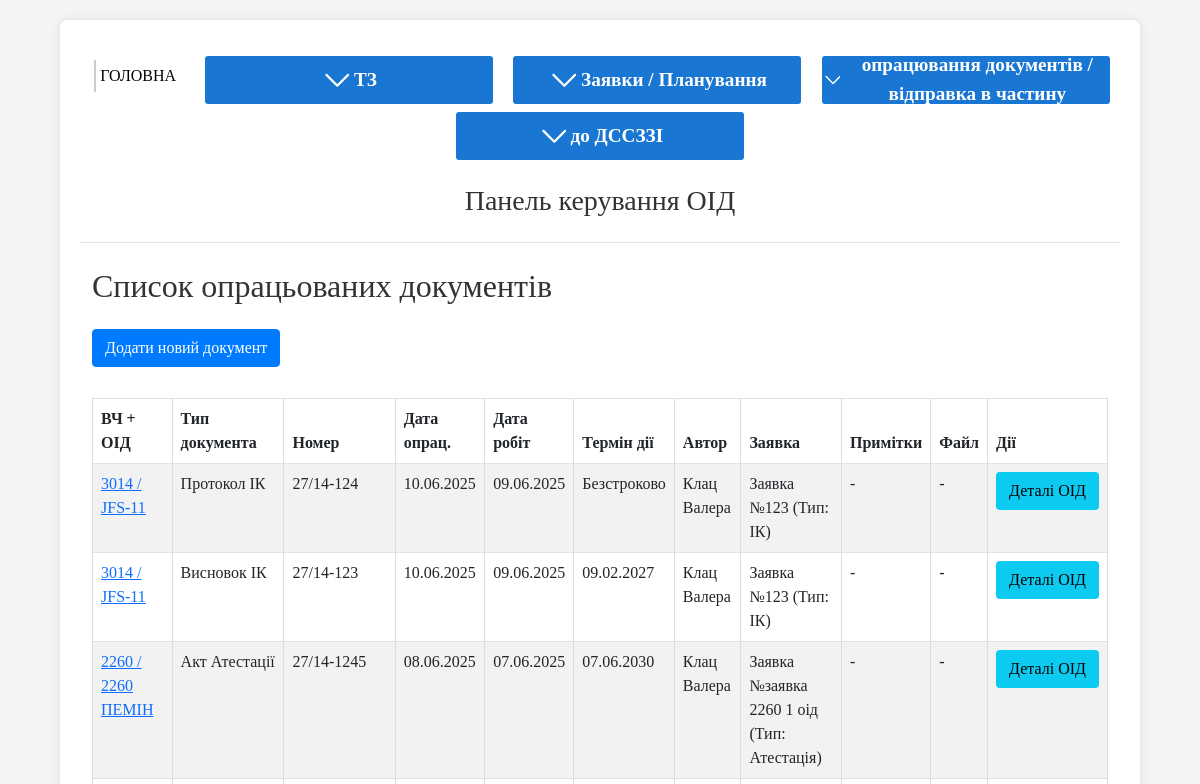
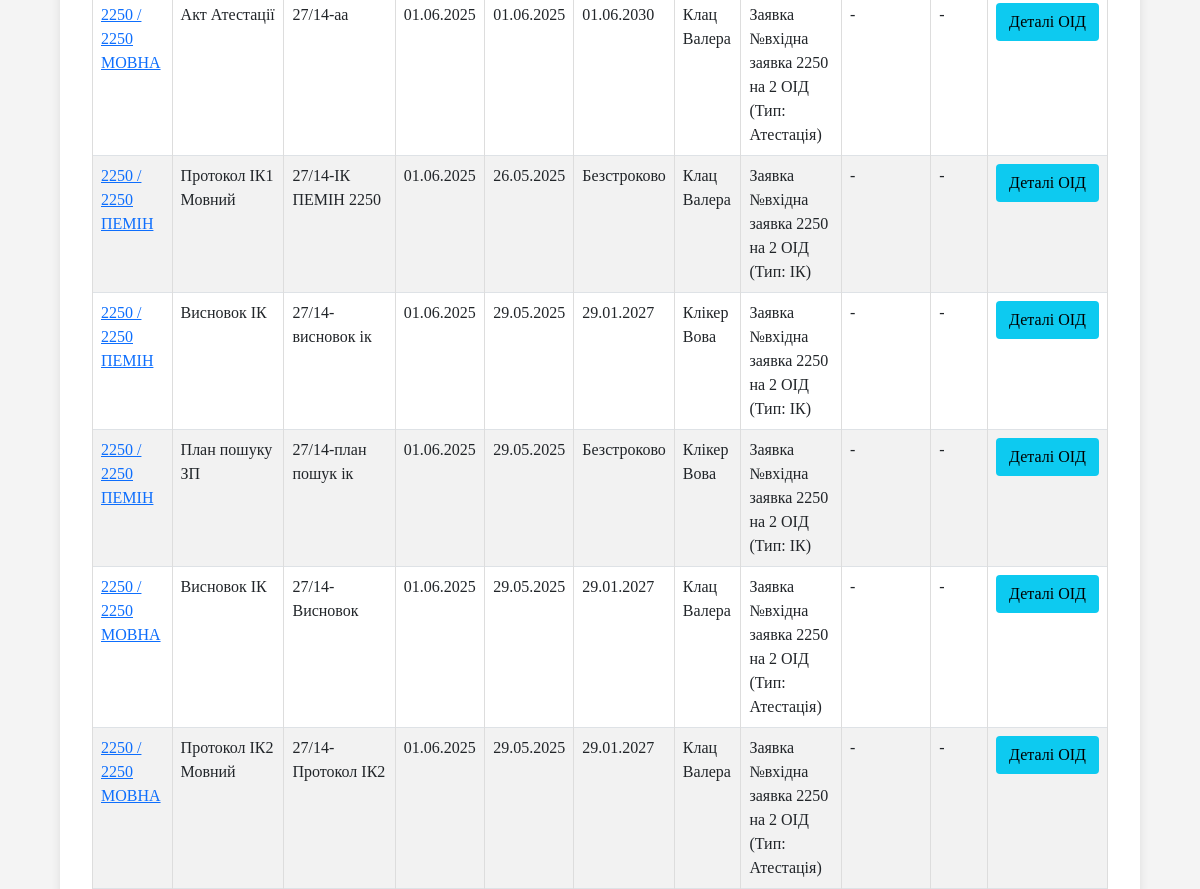
Before: /oids/documents/ (signed in, upper part) with the older database file (2 pictures, top to bottom).
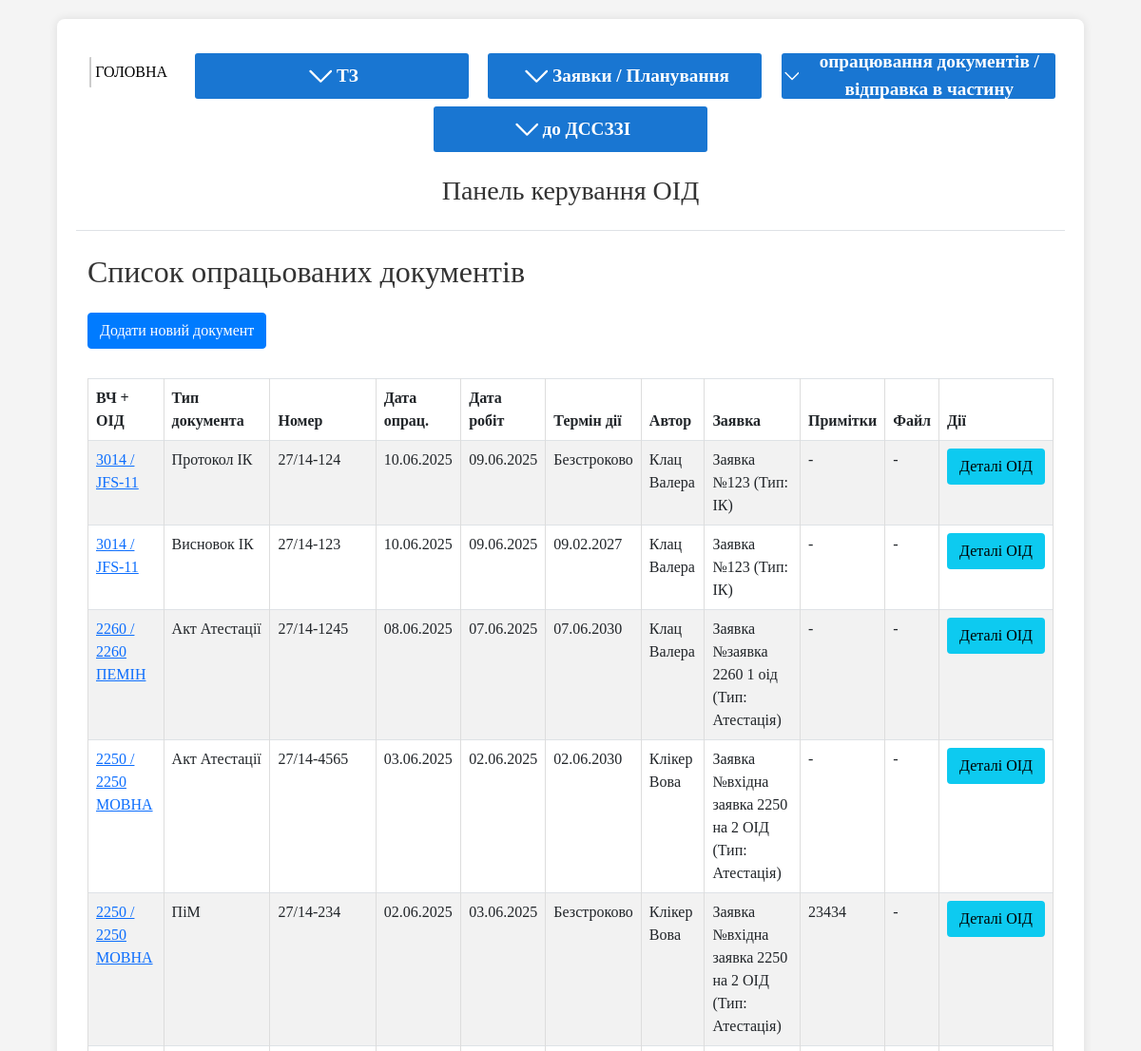
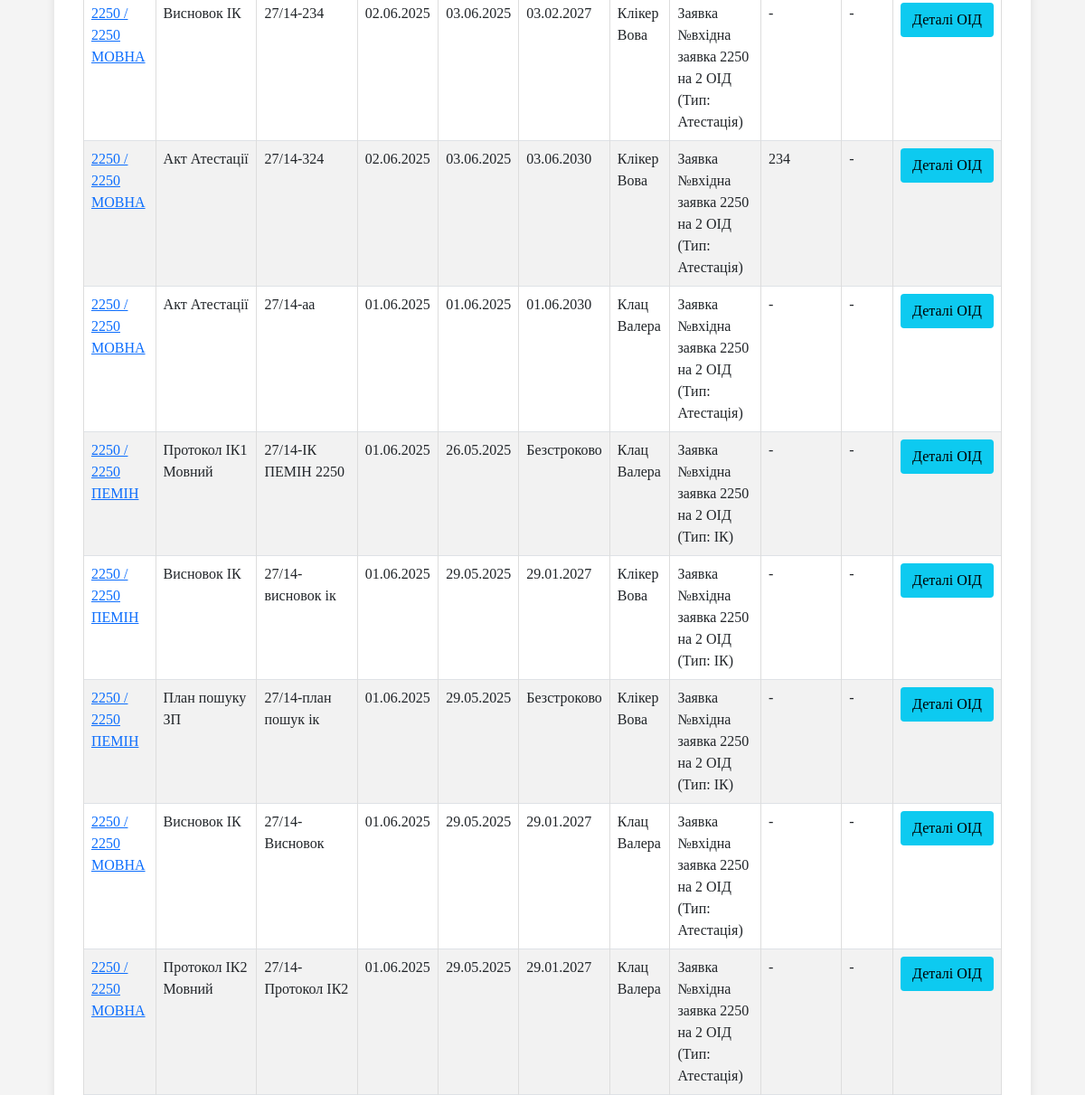
After: the same page with the newer database file (2 pictures, top to bottom).
### oids/models.py (models this page shows, shortened)
class Document(models.Model):
    oid = models.ForeignKey(
        OID,
        on_delete=models.CASCADE,
        verbose_name="ОІД",
        related_name='documents'
    )
    work_request_item = models.ForeignKey(
        WorkRequestItem,
        on_delete=models.SET_NULL,
        blank=True,
        null=True,
        verbose_name="Елемент заявки",
        related_name='produced_documents'
    )
    document_type = models.ForeignKey(
        DocumentType,
        on_delete=models.PROTECT,
        verbose_name="Тип документа"
    )
    document_number = models.CharField(max_length=50, default='27/14-', verbose_name="Підготовлений № документа")
    process_date = models.DateField(verbose_name="Дата опрацювання") # Дата внесення документа
    work_date = models.DateField(verbose_name="Дата проведення робіт") # Дата, коли роботи фактично проводилися
    author = models.ForeignKey(
        'Person', # Використовуємо рядок
        on_delete=models.SET_NULL,
        null=True,
        blank=True,
        verbose_name="Автор документа",
        related_name='authored_documents'
    )
    attachment = models.FileField(upload_to="attestation_docs/", blank=True, null=True, verbose_name="Прикріплений файл (Опційно)")
    note = models.TextField(blank=True, null=True, verbose_name="Примітки")
    created_at = models.DateTimeField(auto_now_add=True, verbose_name="Дата створення запису")
    updated_at = models.DateTimeField(auto_now=True, verbose_name="Дата останнього оновлення")
    expiration_date = models.DateField(verbose_name="Дата завершення дії", blank=True, null=True)
    history = HistoricalRecords()
    attestation_registration_sent = models.ForeignKey(
        'AttestationRegistration', # Використовуємо рядок
        on_delete=models.SET_NULL, # Якщо запис про відправку видаляється, інформація в документі залишається, але без зв'язку
        null=True,
        blank=True,
        verbose_name="Відправлено на реєстрацію ДССЗЗІ (в складі листа)",
        related_name="registered_documents" # Дозволить отримати всі документи в цій відправці
    )
    dsszzi_registered_number = models.CharField(
        max_length=50,
        blank=True,
        null=True,
        verbose_name="Зареєстрований номер в ДССЗЗІ (для цього акту)"
    )
    dsszzi_registered_date = models.DateField(
        blank=True,
        null=True,
        verbose_name="Дата реєстрації в ДССЗЗІ (для цього акту)"
    )
    class Meta:
        verbose_name = "Опрацьований документ"
        verbose_name_plural = "Опрацьовані документи"
        ordering = ['-process_date', '-work_date']

class OID(models.Model):
    unit = models.ForeignKey(
        Unit,
        on_delete=models.CASCADE,
        verbose_name="Військова частина",
        related_name='oids' # Дозволить отримати всі ОІД для частини: `unit_instance.oids.all()`
    )
    oid_type = models.CharField(max_length=10, choices=OIDTypeChoices.choices, verbose_name="Тип ОІД")
    cipher = models.CharField(max_length=100, verbose_name="Шифр ОІД", unique=True) # Додав шифр, як вказано в описі
    sec_level = models.CharField(max_length=15, choices=SecLevelChoices.choices, verbose_name="Гриф")
    full_name = models.CharField(max_length=255, verbose_name="Повна назва ОІД", blank=True, null=True) # Змінив name на full_name
    room = models.CharField(max_length=255, verbose_name="Приміщення №")
    status = models.CharField(max_length=30, choices=OIDStatusChoices.choices, default=OIDStatusChoices.NEW, verbose_name="Поточний стан ОІД")
    note = models.TextField(verbose_name="Примітка", blank=True, null=True)
    created_at = models.DateTimeField(auto_now_add=True, verbose_name="Дата створення запису")
    updated_at = models.DateTimeField(auto_now=True, verbose_name="Дата останнього оновлення")
    history = HistoricalRecords()
    class Meta:
        verbose_name = "Об’єкт інформаційної діяльності (ОІД)"
        verbose_name_plural = "Об’єкти інформаційної діяльності (ОІД)"

class Unit(models.Model):
    territorial_management = models.ForeignKey(
        TerritorialManagement,
        on_delete=models.SET_NULL, # Якщо ТУ видаляється, частина може залишитися, але без прив'язки до ТУ.
        null=True,
        blank=True,
        verbose_name="Територіальне управління",
        related_name='units' # Дозволить отримати всі частини для ТУ: `tu_instance.units.all()`
    )
    code = models.CharField(max_length=50, unique=True, verbose_name="Код частини (номер)")
    name = models.CharField(max_length=255, verbose_name="Назва військової частини", blank=True, null=True) # Можливо, назва не завжди потрібна, якщо є код
    city = models.CharField(max_length=100, verbose_name="Місто розташування") # Збільшив max_length для міст
    distance_from_gu = models.PositiveIntegerField(verbose_name="Відстань від ГУ (км)", blank=True, null=True) # Змінив на PositiveIntegerField
    unit_groups = models.ManyToManyField(
        UnitGroup,
        blank=True,
        verbose_name="Групи військових частин",
        related_name='units' # Дозволить отримати всі частини для групи: `group_instance.units.all()`
    )
    note = models.TextField(verbose_name="Примітки", blank=True, null=True)
    class Meta:
        verbose_name = "Військова частина"
        verbose_name_plural = "Військові частини"

class DocumentType(models.Model):
    oid_type = models.CharField(
        "Тип ОІД",
        max_length=20,
        choices=[('МОВНА', 'МОВНА'), ('ПЕМІН', 'ПЕМІН'), ('СПІЛЬНИЙ', 'СПІЛЬНИЙ')],
    )
    work_type = models.CharField(
        "Тип робіт",
        max_length=20,
        choices=[('Атестація', 'Атестація'), ('ІК', 'ІК'), ('СПІЛЬНИЙ', 'СПІЛЬНИЙ')],
    )
    name = models.CharField("Назва документа", max_length=100) # Прибрав unique=True, оскільки назва може повторюватись для різних типів ОІД/робіт (наприклад, "План пошуку ЗП")
    has_expiration = models.BooleanField("Має термін дії", default=False) # Змінив на Boolean
    duration_months = models.PositiveIntegerField(
        "Тривалість (у місяцях)",
        default=0,
        help_text="Якщо документ має термін дії, вкажіть тривалість у місяцях. Якщо не обмежений — залишити 0."
    )
    is_required = models.BooleanField("Обов'язковість", default=True) # Додав поле обов'язковості
    class Meta:
        unique_together = ('oid_type', 'work_type', 'name') # Документ унікальний для комбінації тип ОІД/робота/назва
        verbose_name = "Тип документа"
        verbose_name_plural = "Типи документів"
        ordering = ['oid_type', 'work_type', 'name'] # Додано сортування

class Person(models.Model):
    full_name = models.CharField(max_length=255, verbose_name="Прізвище, ім'я") # Змінив name на full_name
    position = models.CharField(max_length=255, verbose_name="Посада")
    is_active = models.BooleanField(default=True, verbose_name="Активний") # Додав поле активності
    class Meta:
        verbose_name = "Виконавець"
        verbose_name_plural = "Виконавці"

class WorkRequestItem(models.Model):
    request = models.ForeignKey(
        WorkRequest,
        on_delete=models.CASCADE,
        related_name="items",
        verbose_name="Заявка"
    )
    oid = models.ForeignKey(
        OID,
        on_delete=models.CASCADE,
        related_name='work_request_items', # Дозволить знайти всі елементи заявок, що стосуються цього ОІД
        verbose_name="Об’єкт інформаційної діяльності"
    )
    work_type = models.CharField(max_length=20, choices=WorkTypeChoices.choices, verbose_name="Запитуваний тип роботи")
    status = models.CharField(
        max_length=30,
        choices=WorkRequestStatusChoices.choices,
        default=WorkRequestStatusChoices.PENDING,
        verbose_name="Статус опрацювання ОІД в заявці"
    )
    created_at = models.DateTimeField(auto_now_add=True, verbose_name="Дата створення запису")
    updated_at = models.DateTimeField(auto_now=True, verbose_name="Дата останнього оновлення")
    history = HistoricalRecords()
    class Meta:
        unique_together = ('request', 'oid', 'work_type') # Один ОІД не може мати двічі одну і ту ж роботу в одній заявці
        verbose_name = "Елемент заявки"
        verbose_name_plural = "Елементи заявки"
        ordering = ['request', 'oid'] # Додано сортування

class WorkRequest(models.Model):
    unit = models.ForeignKey(
        Unit,
        on_delete=models.CASCADE,
        verbose_name="Військова частина",
        related_name='work_requests' # Дозволить отримати всі заявки для частини
    )
    incoming_number = models.CharField(verbose_name="Вхідний обліковий номер заявки", max_length=50, unique=False)
    incoming_date = models.DateField(verbose_name="Вхідна дата заявки", default=timezone.now)
    note = models.TextField(verbose_name="Примітки", blank=True, null=True)
    status = models.CharField(
        max_length=30,
        choices=WorkRequestStatusChoices.choices,
        default=WorkRequestStatusChoices.PENDING,
        verbose_name="Статус заявки"
    )
    created_at = models.DateTimeField(auto_now_add=True, verbose_name="Дата створення запису")
    updated_at = models.DateTimeField(auto_now=True, verbose_name="Дата останнього оновлення")
    history = HistoricalRecords()
    class Meta:
        verbose_name = "Заявка на проведення робіт"
        verbose_name_plural = "Заявки на проведення робіт"
        unique_together = ('unit', 'incoming_number') # Заявка унікальна в межах частини

### oids/views.py (the view)
# urls.py: path('documents/', views.document_list_view, name='list_documents'),
@login_required
def document_list_view(request):
    documents_list = Document.objects.select_related(
        'oid__unit__territorial_management', # Оптимізація для доступу до Unit та OID
        'oid__unit',
        'oid',
        'document_type',
        'author',
        'work_request_item__request'
    ).order_by('-process_date', '-created_at') # Новіші за датою опрацювання, потім за датою створення
    paginator = Paginator(documents_list, 25) # 25 документів на сторінку
    page_number = request.GET.get('page')
    page_obj = paginator.get_page(page_number)
    context = {
        'page_title': 'Список опрацьованих документів',
        'documents': page_obj, # Передаємо об'єкт сторінки пагінатора
        'page_obj': page_obj # Для навігації пагінатора
    }
    return render(request, 'oids/lists/document_list.html', context)

### oids/context_processors.py (called while the page is built)
def global_choices(request):
    filtered_oid_status_choices = [
        (OIDStatusChoices.NEW.value, OIDStatusChoices.NEW.label),
        (OIDStatusChoices.RECEIVED_REQUEST.value, OIDStatusChoices.RECEIVED_REQUEST.label),
        (OIDStatusChoices.ACTIVE.value, OIDStatusChoices.ACTIVE.label),
    ]
    return {
        'oid_type_choices_global': OIDTypeChoices.choices,
        'oid_status_choices_global_for_new': filtered_oid_status_choices,
        'oid_status_choices_global_all': OIDStatusChoices.choices,
        'sec_level_choices_global': SecLevelChoices.choices,
    }

### oids/templates/oids/lists/document_list.html (shortened to what this page needs)
{% extends "oids/base.html" %}
{% block content %}
<div class="container-fluid">
    <h2 class="mb-4">{{ page_title }}</h2>
    <a href="{% url 'oids:add_document_processing_view_name' %}" class="btn btn-primary mb-3">Додати новий документ</a>
    {% if documents %}
        <table class="table table-striped table-bordered table-hover">
            <thead class="thead-dark">
                <tr>
                    <th>ВЧ + ОІД</th>
                    <th>Тип документа</th>
                    <th>Номер</th>
                    <th>Дата опрац.</th>
                    <th>Дата робіт</th>
                    <th>Термін дії</th>
                    <th>Автор</th>
                    <th>Заявка</th>
                    <th>Примітки</th>
                    <th>Файл</th>
                    <th>Дії</th>
                </tr>
            </thead>
            <tbody>
                {% for doc in documents %}
                    <tr>
                        <td>
                            <a href="{% url 'oids:oid_detail_view_name' doc.oid.id %}">
                                {{ doc.oid.unit.code }} / {{ doc.oid.cipher }}
                            </a>
                        </td>
                        <td>{{ doc.document_type.name }}</td>
                        <td>{{ doc.document_number }}</td>
                        <td>{{ doc.process_date|date:"d.m.Y" }}</td>
                        <td>{{ doc.work_date|date:"d.m.Y" }}</td>
                        <td>
                            {% if doc.expiration_date %}
                                {{ doc.expiration_date|date:"d.m.Y" }}
                            {% else %}
                                Безстроково
                            {% endif %}
                        </td>
                        <td>{{ doc.author.full_name|default:"-" }}</td>
                        <td>
                            {% if doc.work_request_item %}
                                Заявка №{{ doc.work_request_item.request.incoming_number }}
                                (Тип: {{ doc.work_request_item.get_work_type_display }})
                            {% else %}
                                -
                            {% endif %}
                        </td>
                        <td>{{ doc.note|truncatewords:10|default:"-" }}</td>
                        <td>
                            {% if doc.attachment %}
                                <a href="{{ doc.attachment.url }}" target="_blank">Переглянути</a>
                            {% else %}
                                -
                            {% endif %}
                        </td>
                        <td>
                            <a href="{% url 'oids:oid_detail_view_name' doc.oid.id %}#doc-{{ doc.id }}" class="btn btn-sm btn-info">Деталі ОІД</a>
                        </td>
                    </tr>
                {% endfor %}
            </tbody>
        </table>
    {% else %}
        <p>Немає опрацьованих документів.</p>
    {% endif %}
</div>
{% endblock %}

Changed rows visible on the page:
added Document: oid.unit.code "2250", oid.cipher "2250 МОВНА", document_type.name "Акт Атестації", document_number "27/14-4565", process_date "03.06.2025", work_date "02.06.2025", expiration_date "02.06.2030", author.full_name "Клікер Вова", work_request_item.request.incoming_number "вхідна заявка 2250 на 2 ОІД", work_request_item.work_type "Атестація", note "-"
added Document: oid.unit.code "2250", oid.cipher "2250 МОВНА", document_type.name "ПіМ", document_number "27/14-234", process_date "02.06.2025", work_date "03.06.2025", shows "Безстроково", author.full_name "Клікер Вова", work_request_item.request.incoming_number "вхідна заявка 2250 на 2 ОІД", work_request_item.work_type "Атестація", note "23434"
added Document: oid.unit.code "2250", oid.cipher "2250 МОВНА", document_type.name "Висновок ІК", document_number "27/14-234", process_date "02.06.2025", work_date "03.06.2025", expiration_date "03.02.2027", author.full_name "Клікер Вова", work_request_item.request.incoming_number "вхідна заявка 2250 на 2 ОІД", work_request_item.work_type "Атестація", note "-"
added Document: oid.unit.code "2250", oid.cipher "2250 МОВНА", document_type.name "Акт Атестації", document_number "27/14-324", process_date "02.06.2025", work_date "03.06.2025", expiration_date "03.06.2030", author.full_name "Клікер Вова", work_request_item.request.incoming_number "вхідна заявка 2250 на 2 ОІД", work_request_item.work_type "Атестація", note "234"
